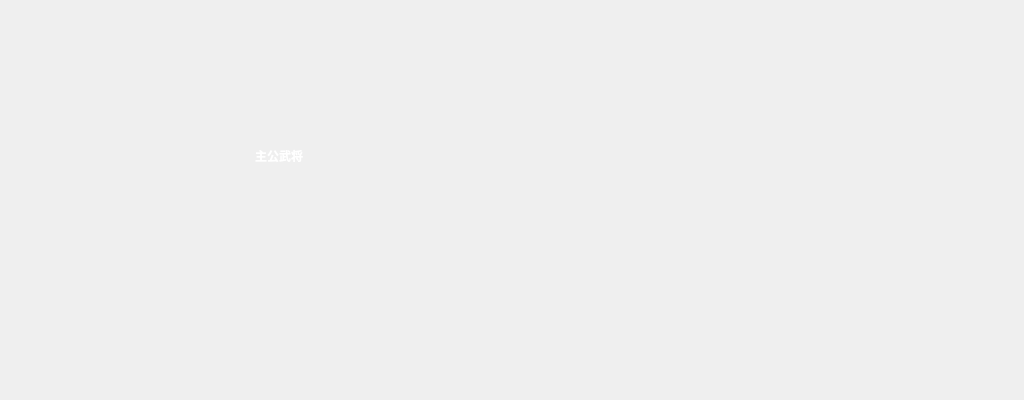
<?xml version="1.0" encoding="UTF-8"?>
<ui version="4.0">
 <class>WujiangChooseBox</class>
 <widget class="QWidget" name="WujiangChooseBox">
  <property name="geometry">
   <rect>
    <x>0</x>
    <y>0</y>
    <width>1024</width>
    <height>400</height>
   </rect>
  </property>
  <property name="autoFillBackground">
   <bool>true</bool>
  </property>
  <layout class="QVBoxLayout" name="verticalLayout">
   <property name="spacing">
    <number>6</number>
   </property>
   <property name="leftMargin">
    <number>10</number>
   </property>
   <property name="topMargin">
    <number>20</number>
   </property>
   <property name="rightMargin">
    <number>0</number>
   </property>
   <property name="bottomMargin">
    <number>20</number>
   </property>
   <item>
    <layout class="QHBoxLayout" name="horizontalLayout">
     <item>
      <spacer name="horizontalSpacer_3">
       <property name="orientation">
        <enum>Qt::Horizontal</enum>
       </property>
       <property name="sizeHint" stdset="0">
        <size>
         <width>40</width>
         <height>20</height>
        </size>
       </property>
      </spacer>
     </item>
     <item>
      <widget class="QLabel" name="messageLabel"/>
     </item>
     <item>
      <spacer name="horizontalSpacer_4">
       <property name="orientation">
        <enum>Qt::Horizontal</enum>
       </property>
       <property name="sizeHint" stdset="0">
        <size>
         <width>40</width>
         <height>20</height>
        </size>
       </property>
      </spacer>
     </item>
    </layout>
   </item>
   <item>
    <layout class="QHBoxLayout" name="centralLayout">
     <property name="spacing">
      <number>0</number>
     </property>
     <item>
      <widget class="QFrame" name="wujiangFrame">
       <layout class="QHBoxLayout" name="cardLayout">
        <property name="spacing">
         <number>0</number>
        </property>
        <property name="margin">
         <number>0</number>
        </property>
        <item>
         <spacer name="horizontalSpacer_2">
          <property name="orientation">
           <enum>Qt::Horizontal</enum>
          </property>
          <property name="sizeHint" stdset="0">
           <size>
            <width>40</width>
            <height>20</height>
           </size>
          </property>
         </spacer>
        </item>
        <item>
         <widget class="QWidget" name="zhugongInfoFrame" native="true">
          <layout class="QHBoxLayout" name="horizontalLayout_5">
           <property name="spacing">
            <number>0</number>
           </property>
           <property name="margin">
            <number>0</number>
           </property>
           <item>
            <layout class="QVBoxLayout" name="verticalLayout_4">
             <item>
              <spacer name="verticalSpacer">
               <property name="orientation">
                <enum>Qt::Vertical</enum>
               </property>
               <property name="sizeHint" stdset="0">
                <size>
                 <width>20</width>
                 <height>42</height>
                </size>
               </property>
              </spacer>
             </item>
             <item>
              <widget class="QLabel" name="zhugongWujiangLabel">
               <property name="text">
                <string>&lt;font color=white&gt;&lt;b&gt;主公武将&lt;/b&gt;&lt;/font&gt;</string>
               </property>
               <property name="alignment">
                <set>Qt::AlignCenter</set>
               </property>
              </widget>
             </item>
             <item>
              <widget class="sgsui::ResultPlayerLabel" name="zhugongPixmapLabel"/>
             </item>
             <item>
              <spacer name="verticalSpacer_2">
               <property name="orientation">
                <enum>Qt::Vertical</enum>
               </property>
               <property name="sizeHint" stdset="0">
                <size>
                 <width>20</width>
                 <height>40</height>
                </size>
               </property>
              </spacer>
             </item>
             <item>
              <spacer name="verticalSpacer_3">
               <property name="orientation">
                <enum>Qt::Vertical</enum>
               </property>
               <property name="sizeHint" stdset="0">
                <size>
                 <width>20</width>
                 <height>40</height>
                </size>
               </property>
              </spacer>
             </item>
            </layout>
           </item>
           <item>
            <spacer name="horizontalSpacer_5">
             <property name="orientation">
              <enum>Qt::Horizontal</enum>
             </property>
             <property name="sizeHint" stdset="0">
              <size>
               <width>40</width>
               <height>20</height>
              </size>
             </property>
            </spacer>
           </item>
          </layout>
         </widget>
        </item>
        <item>
         <widget class="QFrame" name="avaliableCardFrame">
          <layout class="QVBoxLayout" name="verticalLayout_2">
           <property name="spacing">
            <number>0</number>
           </property>
           <property name="margin">
            <number>0</number>
           </property>
           <item>
            <spacer name="verticalSpacer_4">
             <property name="orientation">
              <enum>Qt::Vertical</enum>
             </property>
             <property name="sizeHint" stdset="0">
              <size>
               <width>20</width>
               <height>153</height>
              </size>
             </property>
            </spacer>
           </item>
           <item>
            <layout class="QHBoxLayout" name="horizontalLayout_2">
             <property name="spacing">
              <number>0</number>
             </property>
             <item>
              <widget class="sgsui::WujiangButton" name="wujiangButton1"/>
             </item>
             <item>
              <widget class="sgsui::WujiangButton" name="wujiangButton2"/>
             </item>
             <item>
              <widget class="sgsui::WujiangButton" name="wujiangButton3"/>
             </item>
             <item>
              <widget class="sgsui::WujiangButton" name="wujiangButton4"/>
             </item>
             <item>
              <widget class="sgsui::WujiangButton" name="wujiangButton5"/>
             </item>
            </layout>
           </item>
           <item>
            <spacer name="verticalSpacer_5">
             <property name="orientation">
              <enum>Qt::Vertical</enum>
             </property>
             <property name="sizeHint" stdset="0">
              <size>
               <width>20</width>
               <height>152</height>
              </size>
             </property>
            </spacer>
           </item>
          </layout>
         </widget>
        </item>
        <item>
         <spacer name="horizontalSpacer_6">
          <property name="orientation">
           <enum>Qt::Horizontal</enum>
          </property>
          <property name="sizeHint" stdset="0">
           <size>
            <width>40</width>
            <height>20</height>
           </size>
          </property>
         </spacer>
        </item>
        <item>
         <spacer name="horizontalSpacer">
          <property name="orientation">
           <enum>Qt::Horizontal</enum>
          </property>
          <property name="sizeHint" stdset="0">
           <size>
            <width>40</width>
            <height>20</height>
           </size>
          </property>
         </spacer>
        </item>
       </layout>
      </widget>
     </item>
    </layout>
   </item>
  </layout>
 </widget>
 <customwidgets>
  <customwidget>
   <class>sgsui::ResultPlayerLabel</class>
   <extends>QLabel</extends>
   <header>sgsui_ResultPlayerLabel.h</header>
  </customwidget>
  <customwidget>
   <class>sgsui::WujiangButton</class>
   <extends>QLabel</extends>
   <header>sgsui_WujiangButton.h</header>
  </customwidget>
 </customwidgets>
 <resources/>
 <connections/>
</ui>
